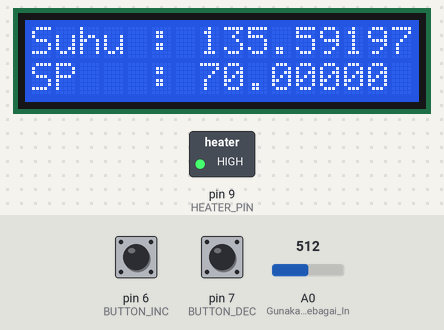
Simulated run of this sketch. Board: Arduino Uno, built with avr-gcc and run on an emulated ATmega328P. Parts: 16×2 character LCD, switched loads named in the sketch (green lamp = pin HIGH). The inputs (shaded band) are chosen by the test bench; at power-on: A0 (Gunakan_Pin_A0_sebagai_In) = 512, pin 6 (BUTTON_INC) LOW, pin 7 (BUTTON_DEC) LOW. What the sketch prints to the serial monitor is not drawn.

Above: at 1.6 s.
1.7 s: A0 (Gunakan_Pin_A0_sebagai_In) set to 41
At 3.4 s:
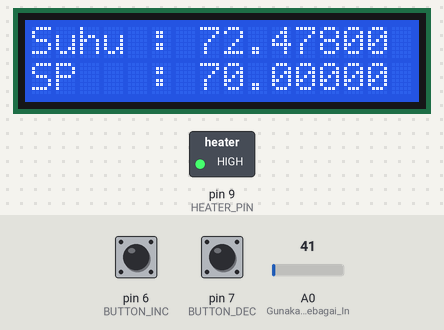
4.5 s: A0 (Gunakan_Pin_A0_sebagai_In) set to 33
At 6.8 s:
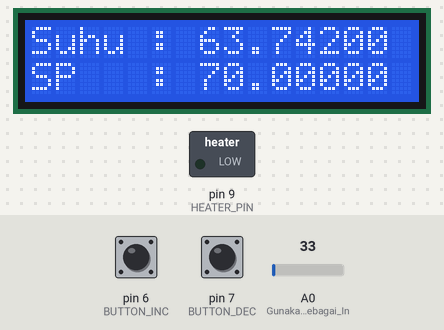
7.5 s: A0 (Gunakan_Pin_A0_sebagai_In) set to 62
At 10.2 s:
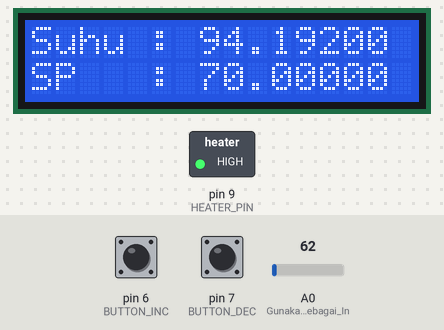
10.5 s: A0 (Gunakan_Pin_A0_sebagai_In) set to 76
At 12.6 s:
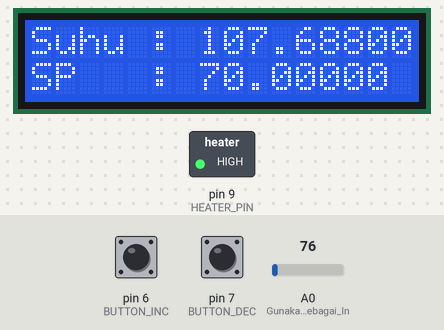
13.5 s: pin 6 (BUTTON_INC) pulled HIGH for 0.15 s
At 14.7 s:
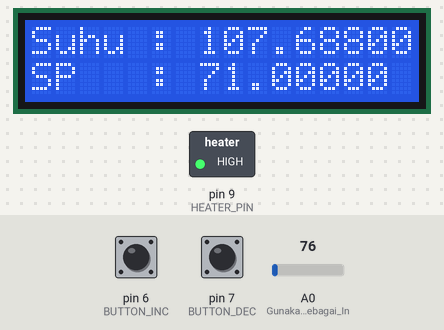
15.1 s: pin 6 (BUTTON_INC) pulled HIGH for 1 s
At 16.0 s:
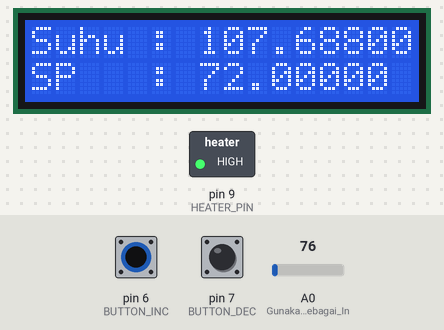
Timing chart, 0 to 18.1 s (numbered marks = the images above; inputs shaded):
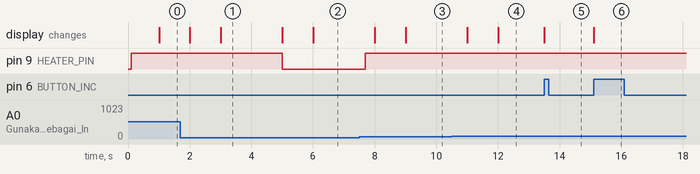

Measured:
- the behaviour switches between 37 and 36 on A0 (Gunakan_Pin_A0_sebagai_In) (found by bisection; images 1 and 2)
- the behaviour switches between 67 and 68 on A0 (Gunakan_Pin_A0_sebagai_In) (found by bisection; images 3 and 4)
- after the input at 1.7 s, the display: first changes after 0.31 s (image 1 shows a later state)
- after the input at 4.5 s, pin 9 (HEATER_PIN): HIGH → LOW after 0.50 s; the display: first changes after 0.51 s (image 2 shows a later state)
- after the input at 7.5 s, pin 9 (HEATER_PIN): LOW → HIGH after 0.20 s; the display: first changes after 0.51 s (image 3 shows a later state)
- after the input at 10.5 s, the display: first changes after 0.51 s (image 4 shows a later state)
- after the input at 13.5 s, the display: changes at once (image 5)
- after the input at 15.1 s, the display: changes at once (image 6)

The sketch:

SIMP25_OnOffControl.ino
```cpp
/*
Sistem Instrumentasi dan Metode Pengukuran - 2025

Program untuk melakukan kontrol loop tertutup dengan
kontrol berupa On/Off. Solid state relay (SSR) digunakan
untuk menghidup-matikan heater dan SSR tersebut akan
Arduino Uno kontrol melalui program ini.

Misalkan error menyatakan selisih antara temperatur
setpoint dan temperatur aktual pada sistem.
||
||   error = setpoint - aktual
||
Maka, secara umum kontrol On/Off yang akan dibuat
memiliki ketentuan berikut.
> Heater akan menyala apabila temperatur aktual
  lebih rendah dari setpoint dan heater akan mati
  apabila temperatur aktualnya lebih tinggi.
> Dengan definisi error di atas, maka:
  + error bernilai positif apabila setpoint > aktual
  + error bernilai negatif apabila setpoint < aktual
> Untuk menghindari transisi on/off pada SSR (dan Heater
  secara tidak langsung) yang terlalu cepat, maka
  kita definisikan deadband / hysteresis. Akibatnya,
  algoritma kontrol On/Off Heater berubah menjadi:

  ->  IF [error > deadband / 2]    THEN [heater dinyalakan]
  ->  IF [error < -deadband / 2]   THEN [heater dimatikan]

  *Notes 01: untuk -deadband/2 < error < deadband/2, keadaan heater
  tidak akan diubah oleh Arduino Uno. Artinya, jika keadaan heater
  menyala tepat sebelum nilai error masuk ke daerah deadband
  [-deadband/2, deadband/2], maka ketika heater akan tetap menyala
  ketika error berada di daerah deadband hingga error tersebut
  keluar dari daerah deadband. Hal sebaliknya juga berlaku jika
  keadaan heater mati tepat sebelum error memasuki daerah deadband.

  *Notes 02: pada dasarnya, kontrol loop tertutup bertujuan untuk
  mencapai nilai |error| sekecil mungkin dengan target error = 0.
  Ini ekuivalen dengan mengatakan bahwa kontrol loop tertutup bertujuan
  untuk membuat temperatur aktual bernilai sama dengan setpoint.
*/

#include <LiquidCrystal.h>

// Definisi (silakan atur sesuai keperluan)
#define SELANG_WAKTU_SAMPLING      100       // Selang waktu konversi A/D dalam ms dan kontrol Heater.
#define SELANG_WAKTU_LCD           1000      // Selang waktu penampilan hasil bacaan temperatur ke LCD.
#define SELANG_WAKTU_DEBOUNCE      50        // Selang waktu minimum agar tombol bisa kembali dipakai (dalma ms)

#define DEADBAND_IN_CELCIUS        5.0F      // Rentang Deadband dalam celcius (suffix F menyatakan float)
#define RESOLUSI_SETPOINT_C        1.0F      // Resolusi nilai perubahan setpoint dalam celcius (suffix F menyatakan float)

#define BUTTON_INC                 6         // Tombol untuk menaikkan nilai setpoint
#define BUTTON_DEC                 7         // Tombol untuk menurunkan nilai setpoint
#define HEATER_PIN                 9         // Pin untuk mengontrol SSR

/* Deklarasi Objek dan Variables */
LiquidCrystal lcd(12, 10, 5, 4, 3, 2); 	// LCD: RS, E, D4, D5, D6, D7

bool lastButtonState_inc;          // Keadaan terakhir tombol (untuk menaikkan nilai setpoint)
bool lastButtonState_dec;          // Keadaan terakhir tombol (untuk menurunkan nilai setpoint)
bool currentState;

unsigned int   ui_ADC[10] = {0};   // Array untuk menyimpan Bacaan ADC oleh Arduino dengan banyaknya elemen sebesar 10 buah.
float          f_ADCMovAvg;        // Hasil Moving Average dari bacaan ADC. Hasil dihitung dengan meratakan array adc.
unsigned char  uc_arrayIndex;      // Indeks dari array adc.

unsigned long  ul_SampTimeMS;      // Checkpoint pewaktu untuk sampling dalam millisecond.
unsigned long  ul_LCDTimeMS;       // Checkpoint pewaktu untuk Pengubahan Bacaan di LCD.
unsigned long  ul_DebounceMS_inc;  // Checkpoint pewaktu debounce
unsigned long  ul_DebounceMS_dec;  // Checkpoint pewaktu debounce

float f_TempFilter_C;              // Filtered Temperatur dalam derajat Celcius.
float f_SetPoint_C;                // Setpoint temperatur dalam derajat Celcius.
float f_Error_C;                   // Nilai error antara setpoint dan f_TempFilter_C (aktual) dalam derajat Celcius
const float f_HalfDeadband_C = DEADBAND_IN_CELCIUS / 2;     // Setengah dari nilai deadband

/* Fungsi */
float fGetTemperature(float adc_value)
{
     // Fungsi untuk menghitung temperatur berdasarkan nilai adc
     // Koefisien model a, b, dan c diisi/diganti berdasarkan hasil regresi Anda masing-masing
     float a, b, c, result;
     a = -0.002;         // This is just an example
     b = 1.24;           // This is just an example
     c = 25.00;          // This is just an example
     // Hitung resultnya
     result = a * adc_value * adc_value;     // Suku kuadrat
     result = result + (b * adc_value);      // Suku pangkat 1
     result = result + c;                    // Suku pangkat 0

     return result;
}

inline void NyalakanHeater(void){
     // level tegangan rendah pada heater pin akan membuat SSR menjadi saklar tertutup
     // bagi heater sehingga heater menyala
     digitalWrite(HEATER_PIN, LOW);
}
inline void MatikanHeater(void){
     // level tegangan tinggi pada heater pin akan membuat SSR menjadi saklar terbuka
     // bagi heater sehingga heater mati
     digitalWrite(HEATER_PIN, HIGH);
}

void setup()
{
     // [Inisiasi variabel]
     f_ADCMovAvg         = 0;
     uc_arrayIndex       = 0;

     ul_SampTimeMS       = 0;
     ul_LCDTimeMS        = 0;
     ul_DebounceMS_inc   = 0;
     ul_DebounceMS_dec   = 0;

     f_TempFilter_C = 0;
     f_SetPoint_C   = 70.0;
     f_Error_C      = f_SetPoint_C - f_TempFilter_C;

     // [Inisiasi Komunikasi Serial Arduino-PC (Logging purpose)]
     // *Pastikan Baud Rate di Serial Monitor 19200 !
     Serial.begin(19200);
     Serial.println("SIMP - 2025 [Kontrol Temperatur]");

     // [Inisiasi LCD]
     lcd.begin(16,2);
     lcd.clear();
     lcd.print("Suhu : ");
     lcd.setCursor(0, 1);
     lcd.print("SP   : ");

     // [Setting Mode Pin Arduino Uno]
     pinMode(A0, INPUT);      // Gunakan Pin A0 sebagai Input untuk keluaran Signal Conditioning
     pinMode(BUTTON_INC, INPUT);
     pinMode(BUTTON_DEC, INPUT);
     pinMode(HEATER_PIN, OUTPUT);
}

void loop() {
     // [Sampling ADC]
     if (millis() - ul_SampTimeMS >= SELANG_WAKTU_SAMPLING)
     {
          // * Konversi ADC Tunggal *
          // Simpan checkpoint waktu terbaru
          ul_SampTimeMS = millis();
          // Update Indeks Buffer
          uc_arrayIndex++;
          if (uc_arrayIndex >= 10) uc_arrayIndex = 0;
          // Lakukan Konversi ADC
          ui_ADC[uc_arrayIndex] = analogRead(A0);

          // * Averaging dan penghitungan temperatur *
          // Hitung Moving Averagenya dengan Merata-ratakan nilai ADC yang tersimpan di dalam array
          unsigned long ul_SUM = 0;
          for(int index=0; index<10; index++)
          {
               ul_SUM = ul_SUM + ui_ADC[index];
          }
          f_ADCMovAvg = (float)ul_SUM / 10.0;
          // Hitung nilai temperaturnya
          f_TempFilter_C = fGetTemperature(f_ADCMovAvg);                   // Temperatur filtered berdasarkan moving average adc

          // * Kontrol Heater berdasarkan nilai temperatur aktual dan setpoint *
          f_Error_C = f_SetPoint_C - f_TempFilter_C;
          if (f_Error_C - f_HalfDeadband_C > 0)
          {    // Equivalent with (error > deadband/2) or (actual < setpoint - deadband/2)
               NyalakanHeater();
          }
          else if (f_Error_C + f_HalfDeadband_C < 0)
          {    // Equivalent with (f_Error_C < -f_HalfDeadband) or (actual > setpoint + deadband/2)
               MatikanHeater();
          }
     }
     // [Bacaan Temperatur ke LCD]
     if (millis() - ul_LCDTimeMS >= SELANG_WAKTU_LCD)
     {
          // Simpan Checkpoint waktu terbaru
          ul_LCDTimeMS = millis();
          // Display bacaan temperatur dan setpoint
          {
               lcd.setCursor(7, 0);
               lcd.print("     ");
               lcd.setCursor(7, 0);
               lcd.print(f_TempFilter_C, 5);
               lcd.print(" C");
               lcd.setCursor(7, 1);
               lcd.print("     ");
               lcd.setCursor(7, 1);
               lcd.print(f_SetPoint_C, 5);
          }
     }
     // [Handler Tombol Setpoint Increase]
     currentState = digitalRead(BUTTON_INC);
     if (
          (currentState == HIGH) && (lastButtonState_inc == LOW)           // Rising edge transition?
          && (millis() - ul_DebounceMS_inc >= SELANG_WAKTU_DEBOUNCE)       // and the debounce?
     )
     {
          // *Terjadi Rising Edge (transisi tegangan LOW ke High)
          // yang mengindikasikan adanya penekanan tombol*
          // > Update Checkpoint
          ul_DebounceMS_inc = millis();
          // > Naikkan nilai setpoint
          f_SetPoint_C = f_SetPoint_C + RESOLUSI_SETPOINT_C;
          // > Update nilai setpoint yang ditampilkan di LCD
          lcd.setCursor(7, 1);
          lcd.print("     ");
          lcd.setCursor(7, 1);
          lcd.print(f_SetPoint_C, 5);
     }
     lastButtonState_inc = currentState;

     // [Handler Tombol Setpoint Decrease]
     currentState = digitalRead(BUTTON_DEC);
     if (
          (currentState == HIGH) && (lastButtonState_dec == LOW)           // Rising edge transition?
          && (millis() - ul_DebounceMS_dec >= SELANG_WAKTU_DEBOUNCE)       // and the debounce?
     )
     {
          // *Terjadi Rising Edge (transisi tegangan LOW ke High)
          // yang mengindikasikan adanya penekanan tombol*
          // > Update Checkpoint
          ul_DebounceMS_dec = millis();
          // > Turunkan nilai setpoint
          f_SetPoint_C = f_SetPoint_C - RESOLUSI_SETPOINT_C;
          // > Update nilai setpoint yang ditampilkan di LCD
          lcd.setCursor(7, 1);
          lcd.print("     ");
          lcd.setCursor(7, 1);
          lcd.print(f_SetPoint_C, 5);
     }
     lastButtonState_dec = currentState;
}
```
